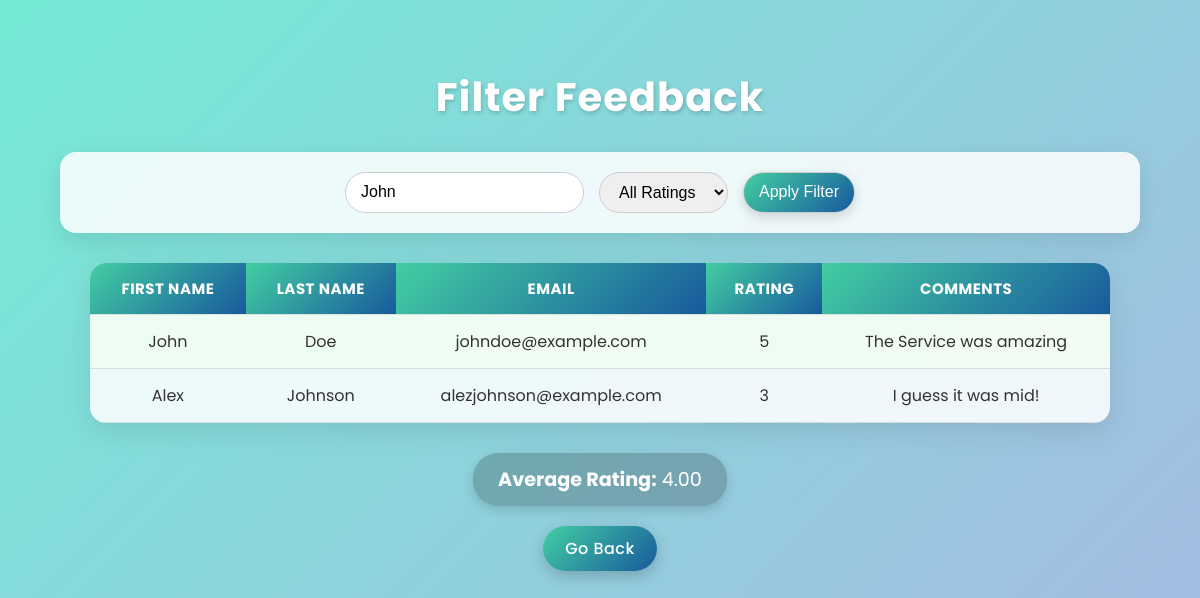
Page /filter.php?keyword=John on the committed database.
### tables this page shows
CREATE TABLE `feedbacks` (
  `id` int(11) NOT NULL,
  `first_name` varchar(100) DEFAULT NULL,
  `last_name` varchar(100) DEFAULT NULL,
  `email` varchar(100) DEFAULT NULL,
  `rating` int(11) DEFAULT NULL,
  `comments` text DEFAULT NULL
);

### filter.php (the view, shortened to what this page needs)
<?php
include('connection.php');
$keyword = isset($_GET['keyword']) ? trim($_GET['keyword']) : '';
$query = "SELECT first_name, last_name, email, rating, comments FROM feedbacks WHERE 1";
if (!empty($keyword)) {
    $query .= " AND (first_name LIKE '%$keyword%' OR last_name LIKE '%$keyword%' OR comments LIKE '%$keyword%' OR email LIKE '%$keyword%')";
}
$result = mysqli_query($conn, $query);
$avgQuery = "SELECT AVG(rating) AS avg_rating FROM feedbacks WHERE 1";
if (!empty($keyword)) {
    $avgQuery .= " AND (first_name LIKE '%$keyword%' OR last_name LIKE '%$keyword%' OR comments LIKE '%$keyword%' OR email LIKE '%$keyword%')";
}
$avgResult = mysqli_query($conn, $avgQuery);
$avgData = mysqli_fetch_assoc($avgResult);
$average = $avgData['avg_rating'] ? number_format($avgData['avg_rating'], 2) : 'No ratings yet';
?>
<!DOCTYPE html>
<html lang="en">
<head>
</head>
<body>
    <h1>Filter Feedback</h1>
    <form method="GET" action="">
        <input type="text" name="keyword" placeholder="Search" value="<?php echo htmlspecialchars($keyword); ?>">
        <select name="rating">
            <option value="">All Ratings</option>
        </select>
        <button type="submit">Apply Filter</button>
    </form>
    <table>
        <tr>
            <th>First Name</th>
            <th>Last Name</th>
            <th>Email</th>
            <th>Rating</th>
            <th>Comments</th>
        </tr>
        <?php
        if ($result && mysqli_num_rows($result) > 0) {
            while ($row = mysqli_fetch_assoc($result)) {
                echo "<tr>
                        <td>" . htmlspecialchars($row['first_name']) . "</td>
                        <td>" . htmlspecialchars($row['last_name']) . "</td>
                        <td>" . htmlspecialchars($row['email']) . "</td>
                        <td>" . htmlspecialchars($row['rating']) . "</td>
                        <td>" . htmlspecialchars($row['comments']) . "</td>
                      </tr>";
            }
        } else {
            echo "<tr><td colspan='5'>No matching records found.</td></tr>";
        }
        ?>
    </table>
    <div class="average">
        <strong>Average Rating:</strong> <?php echo $average; ?>
    </div>
    <a href="display.php">Go Back</a>
</body>
</html>

### filter.php (style rules this page uses)
body { font-family: 'Poppins', sans-serif; margin: 0; padding: 40px 0; background: linear-gradient(135deg, #74ebd5, #ACB6E5); min-height: 100vh; color: #333; display: flex; flex-direction: column; align-items: center; animation: fadeIn 1s ease-in-out; }
h1 { text-align: center; color: #fff; font-size: 2.5rem; letter-spacing: 1px; text-shadow: 1px 2px 4px rgba(0,0,0,0.2); margin-bottom: 25px; }
form { text-align: center; background: rgba(255, 255, 255, 0.85); padding: 20px 30px; border-radius: 16px; box-shadow: 0 8px 25px rgba(0,0,0,0.1); backdrop-filter: blur(8px); margin-bottom: 30px; width: 85%; display: flex; justify-content: center; gap: 15px; flex-wrap: wrap; }
input[type="text"], select, button { padding: 10px 15px; border: 1px solid #ccc; border-radius: 30px; font-size: 1rem; outline: none; transition: all 0.3s ease; }
button { background: linear-gradient(135deg, #43cea2, #185a9d); color: #fff; cursor: pointer; font-weight: 500; transition: all 0.3s ease; box-shadow: 0 4px 12px rgba(0,0,0,0.15); }
table { width: 85%; border-collapse: collapse; background: rgba(255, 255, 255, 0.85); border-radius: 16px; overflow: hidden; box-shadow: 0 8px 30px rgba(0,0,0,0.1); backdrop-filter: blur(8px); transition: transform 0.3s ease, box-shadow 0.3s ease; }
th, td { padding: 14px 18px; text-align: center; border-bottom: 1px solid rgba(0,0,0,0.1); }
th { background: linear-gradient(135deg, #43cea2, #185a9d); color: #fff; text-transform: uppercase; letter-spacing: 0.5px; font-size: 15px; }
tr:nth-child(even) td { background-color: rgba(240, 255, 240, 0.6); }
.average { text-align: center; margin-top: 30px; font-size: 1.2rem; color: #fff; background: rgba(0,0,0,0.2); padding: 12px 25px; border-radius: 25px; box-shadow: 0 4px 12px rgba(0,0,0,0.15); backdrop-filter: blur(6px); transition: transform 0.3s ease, background-color 0.3s ease; }
a { display: inline-block; margin-top: 20px; padding: 10px 22px; text-decoration: none; background: linear-gradient(135deg, #43cea2, #185a9d); color: white; border-radius: 30px; font-weight: 500; letter-spacing: 0.5px; transition: all 0.3s ease; box-shadow: 0 5px 15px rgba(0,0,0,0.2); }

### rows in the picture
feedbacks: first_name "John", last_name "Doe", email "johndoe@example.com", rating "5", comments "The Service was amazing"
feedbacks: first_name "Alex", last_name "Johnson", email "alezjohnson@example.com", rating "3", comments "I guess it was mid!"

### other values in the picture
$average "4.00"
